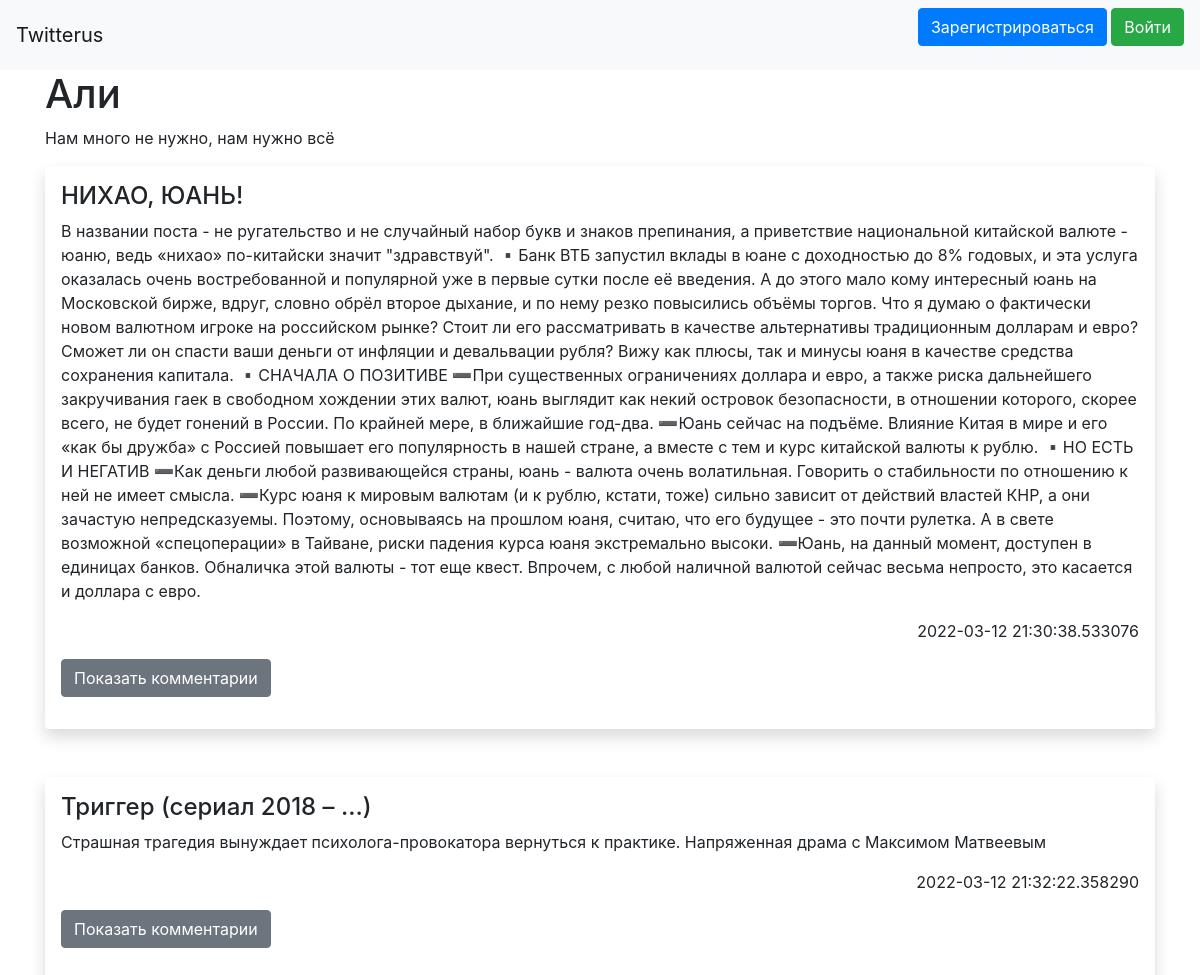
/user/2, run on the app's committed database.
### data/users.py (models this page shows, shortened)
class User(SqlAlchemyBase, UserMixin, SerializerMixin):
    __tablename__ = 'users'
    id = sqlalchemy.Column(sqlalchemy.Integer, primary_key=True, autoincrement=True, unique=True)
    email = sqlalchemy.Column(sqlalchemy.String, unique=True)
    name = sqlalchemy.Column(sqlalchemy.String)
    nick = sqlalchemy.Column(sqlalchemy.String, unique=True)
    about = sqlalchemy.Column(sqlalchemy.String)
    hashed_password = sqlalchemy.Column(sqlalchemy.String)
    created_date = sqlalchemy.Column(sqlalchemy.DateTime,
                                     default=datetime.datetime.now)

### data/posts.py (models this page shows)
class Post(SqlAlchemyBase, SerializerMixin):
    __tablename__ = 'posts'
    id = sqlalchemy.Column(sqlalchemy.Integer, primary_key=True, autoincrement=True)
    title = sqlalchemy.Column(sqlalchemy.String)
    creater_id = sqlalchemy.Column(sqlalchemy.Integer, sqlalchemy.ForeignKey("users.id"))
    text = sqlalchemy.Column(sqlalchemy.String)
    create_data = sqlalchemy.Column(sqlalchemy.DateTime, default=datetime.datetime.now)
    user = orm.relation('User')

### app.py (the view, shortened to what this page needs)
@app.route('/user/<int:user_id>', methods=['GET', 'POST'])
def get_user(user_id):
    db_sess = db_session.create_session()
    user = db_sess.query(User).get(user_id)
    if user:
        all_post = db_sess.query(Post).filter(Post.creater_id == user_id)
        comments = db_sess.query(Comment).all()
        form = AddCommentForm()
        return render_template('user.html', title=user.nick, name=user.name, about=user.about, posts=all_post, id=user_id, comments=comments, form=form)
    return jsonify({'error': 'user not found'})

### data/db_session.py (called while the page is built)
def create_session() -> Session:
    global __factory
    return __factory()

### templates/user.html (shortened to what this page needs)
{% extends "base.html" %}
{% block content %}
<h1>{{ name }}</h1>
<div>
    <p>
        {{ about }}
    </p>
</div>
{% for item in posts %}
<div class="shadow p-3 mb-5 bg-body rounded">
    <h4>{{ item.title }}
    </h4>
    <p>{{ item.text }}</p>
    <div align="right">
        <p>{{ item.create_data }}</p>
    </div>
    <p>
        <button class="btn btn-secondary" type="button" data-bs-toggle="collapse" data-bs-target="#collapseWidthExample{{ item.id }}" aria-expanded="false" aria-controls="collapseWidthExample{{ item.id }}">
            Показать комментарии
        </button>
    </p>
    {% for com in comments[::-1] %}
        {% if com.main_post == item.id %}
        <br>
        {% endif %}
    {% endfor %}
</div>
{% endfor %}
{% endblock %}

### data on the page
User: name "Али", about "Нам много не нужно, нам нужно всё"
Post: title "НИХАО, ЮАНЬ!", text "В названии поста - не ругательство и не случайный набор букв и знаков препинания, а приветствие национальной китайской валюте - юаню, ведь «нихао» по-китайски значит \"здравствуй\". ▪️Банк ВТБ запустил вклады в юане с доходностью до 8% годовых, и эта услуга оказалась очень востребованной и популярной уже в первые сутки после её введения. А до этого мало кому интересный юань на Московской бирже, вдруг, словно обрёл второе дыхание, и по нему резко повысились объёмы торгов. Что я думаю о фактически новом валютном игроке на российском рынке? Стоит ли его рассматривать в качестве альтернативы традиционным долларам и евро? Сможет ли он спасти ваши деньги от инфляции и девальвации рубля? Вижу как…", create_data "2022-03-12 21:30:38.533076"
Post: title "Триггер (сериал 2018 – ...)", text "Страшная трагедия вынуждает психолога-провокатора вернуться к практике. Напряженная драма с Максимом Матвеевым", create_data "2022-03-12 21:32:22.358290"
